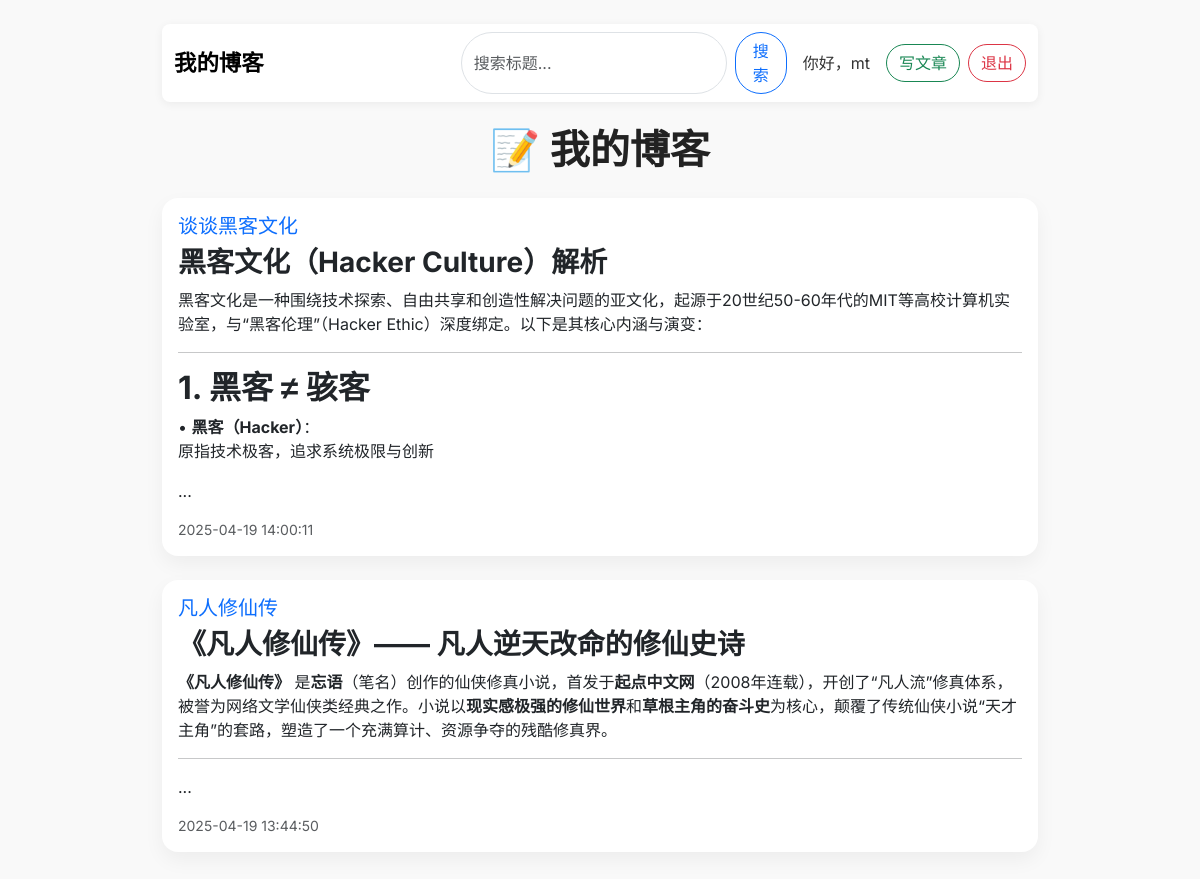
Screenshot of / (signed in) with the database file from the repository.
### models.py (models this page shows, shortened)
class User(db.Model, UserMixin):
    id = db.Column(db.Integer, primary_key=True)
    username = db.Column(db.String(64), unique=True, nullable=False)
    password_hash = db.Column(db.String(128), nullable=False)
    posts = db.relationship('Post', backref='author', lazy=True)

class Post(db.Model):
    id = db.Column(db.Integer, primary_key=True)
    title = db.Column(db.String(100), nullable=False)
    content = db.Column(db.Text, nullable=False)
    created_at = db.Column(db.DateTime, default=datetime.utcnow)
    user_id = db.Column(db.Integer, db.ForeignKey('user.id'))

### app.py (the view)
@app.route('/')
def index():
    posts = Post.query.order_by(Post.created_at.desc()).all()
    return render_template('index.html', posts=posts)

### app.py (called while the page is built)
@app.template_filter('markdown')
def markdown_filter(text):
    return Markup(markdown.markdown(text, extensions=['extra']))

@login_manager.user_loader
def load_user(user_id):
    return User.query.get(int(user_id))

### templates/index.html (shortened to what this page needs)
<!DOCTYPE html>
<html lang="zh">
<head>
    <link href="https://cdn.jsdelivr.net/npm/bootstrap@5.3.0/dist/css/bootstrap.min.css" rel="stylesheet">
</head>
<body class="container py-4">
    <nav class="navbar navbar-expand-lg navbar-light mb-4 rounded-3">
        <div class="container-fluid">
            <a class="navbar-brand" href="{{ url_for('index') }}">我的博客</a>
            <div class="d-flex align-items-center ms-auto">
                <form class="d-flex me-3" method="get" action="{{ url_for('search') }}">
                    <input class="form-control me-2" type="search" name="q" placeholder="搜索标题..." aria-label="搜索">
                    <button class="btn btn-outline-primary" type="submit">搜索</button>
                </form>
                {% if current_user.is_authenticated %}
                <span class="me-3">你好，{{ current_user.username }}</span>
                <a href="{{ url_for('create') }}" class="btn btn-outline-success me-2">写文章</a>
                <a href="{{ url_for('logout') }}" class="btn btn-outline-danger">退出</a>
                {% else %}
                <a href="{{ url_for('login') }}" class="btn btn-outline-primary me-2">登录</a>
                <a href="{{ url_for('register') }}" class="btn btn-outline-secondary">注册</a>
                {% endif %}
            </div>
        </div>
    </nav>
    <h1 class="mb-4 text-center">📝 我的博客</h1>
    {% for post in posts %}
    <div class="card mb-4 rounded-4 bg-white">
        <div class="card-body">
            <h5 class="card-title mb-2">
                <a href="{{ url_for('post_detail', post_id=post.id) }}">{{ post.title }}</a>
            </h5>
            <div class="card-text">
                {{ post.content[:200] | markdown | safe }}...
            </div>
            <p class="text-muted small mt-3 mb-0">{{ post.created_at.strftime('%Y-%m-%d %H:%M:%S') }}</p>
        </div>
    </div>
    {% else %}
    <p class="text-center text-muted">暂无文章</p>
    {% endfor %}
</body>
</html>

### templates/index.html (style rules this page uses)
body { font-family: 'Inter', sans-serif; background-color: #f9f9f9; color: #333; }
.container { max-width: 900px; }
.navbar { background-color: #ffffff !important; box-shadow: 0 2px 10px rgba(0, 0, 0, 0.06); }
.navbar-brand { font-weight: 700; font-size: 1.4rem; }
h1 { font-weight: 700; color: #222; }
.card { border: none; box-shadow: 0 8px 20px rgba(0, 0, 0, 0.05); transition: transform 0.2s ease, box-shadow 0.2s ease; }
.card-title a { text-decoration: none; color: #0d6efd; }
.btn-outline-primary, .btn-outline-success, .btn-outline-danger, .btn-outline-secondary { border-radius: 999px; }
.form-control { border-radius: 999px; }

### rows the page displays
User: username "mt"
Post: title "谈谈黑客文化", content "黑客文化（Hacker Culture）解析 黑客文化是一种围绕技术探索、自由共享和创造性解决问题的亚文化，起源于20世纪50-60年代的MIT等高校计算机实验室，与“黑客伦理”（Hacker Ethic）深度绑定。以下是其核心内涵与演变： 1. 黑客 ≠ 骇客 • 黑客（Hacker） ： 原指技术极客，追求系统极限与创新", created_at "2025-04-19 14:00:11"
Post: title "凡人修仙传", content "《凡人修仙传》—— 凡人逆天改命的修仙史诗 《凡人修仙传》 是 忘语 （笔名）创作的仙侠修真小说，首发于 起点中文网 （2008年连载），开创了“凡人流”修真体系，被誉为网络文学仙侠类经典之作。小说以 现实感极强的修仙世界 和 草根主角的奋斗史 为核心，颠覆了传统仙侠小说“天才主角”的套路，塑造了一个充满算计、资源争夺的残酷修真界。", created_at "2025-04-19 13:44:50"
